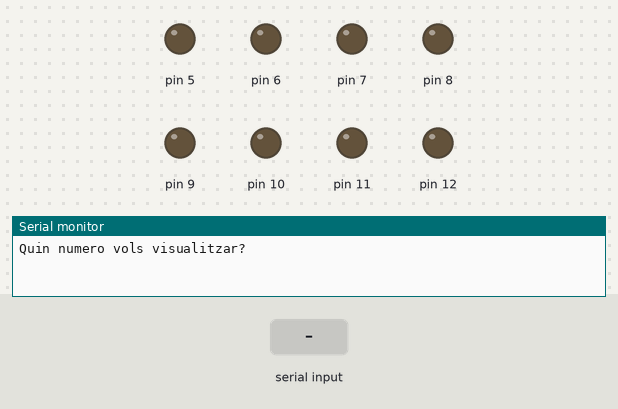
Bench run of a sketch on a simulated Arduino Mega 2560, built with avr-gcc and run on an emulated ATmega2560. On the bench: output pins drawn as LEDs (lit = HIGH), the last lines printed to the serial monitor. The inputs (shaded band) are chosen by the test bench.

Above: at 1.2 s.
1.3 s: "90,45\n" received over Serial
At 2.2 s:
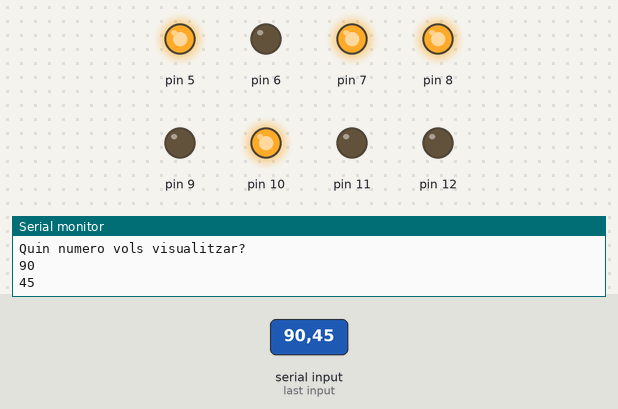
2.8 s: "30,150\n" received over Serial
At 3.4 s:
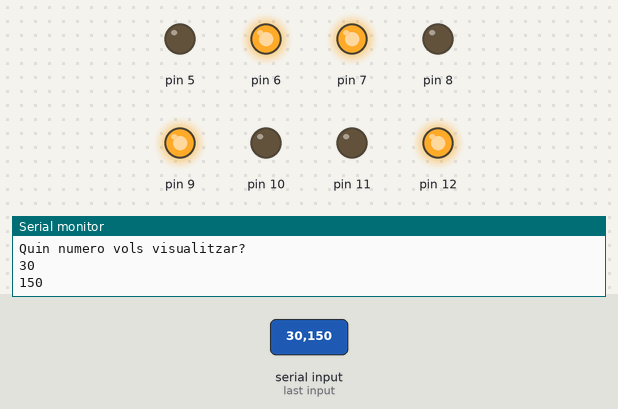
4.3 s: "5\n" received over Serial
At 5.5 s:
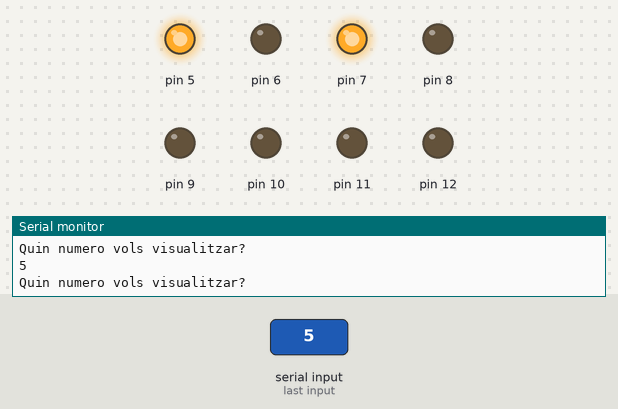
5.8 s: "200\n" received over Serial
At 6.7 s:
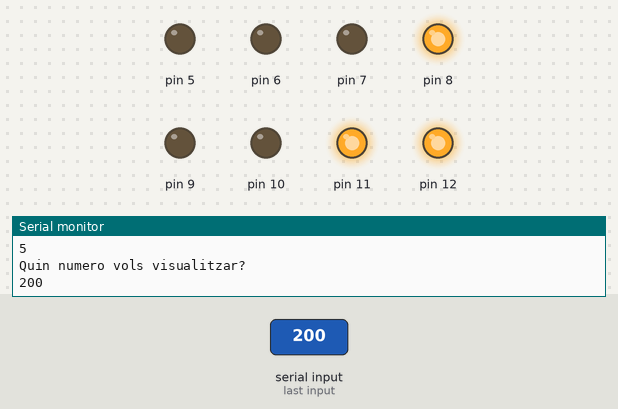
7.3 s: "90\n" received over Serial
At 7.8 s:
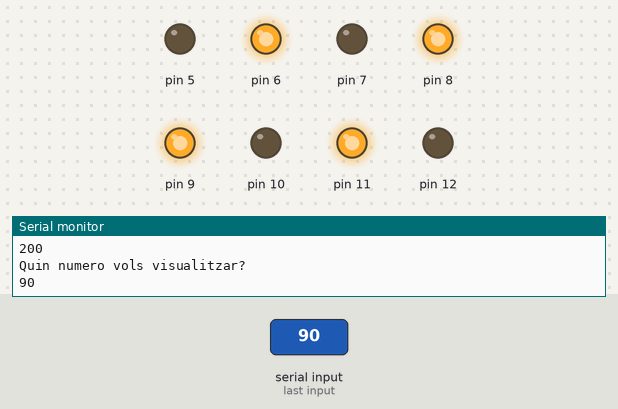
Timing chart, 0 to 9.8 s (numbered marks = the images above; inputs shaded):
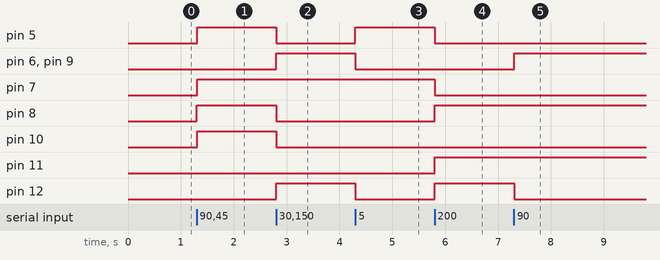

Measured:
- after the input at 1.3 s, pin 5, pin 7, pin 8, pin 10: LOW → HIGH at once
- after the input at 2.8 s, pin 5, pin 8, pin 10: HIGH → LOW at once; pin 6, pin 9, pin 12: LOW → HIGH at once
- after the input at 4.3 s, pin 5: LOW → HIGH at once; pin 6, pin 9, pin 12: HIGH → LOW at once
- after the input at 5.8 s, pin 5, pin 7: HIGH → LOW at once; pin 8, pin 11, pin 12: LOW → HIGH at once
- after the input at 7.3 s, pin 6, pin 9: LOW → HIGH at once; pin 12: HIGH → LOW at once

The sketch:

Sortides_1.7.ino
```cpp
/*************************************************************************
**                                                                      **
**                     Entrades-Sortides digitals                       **
**                                                                      **
*************************************************************************/

//*******  Includes  *****************************************************


//*******  Variables  ****************************************************
int Num;
int Num2;
int pin5 = LOW;
int pin6 = LOW;
int pin7 = LOW;
int pin8 = LOW;
int pin9 = LOW;
int pin10 = LOW;
int pin11 = LOW;
int pin12 = LOW;

//*******  Setup  ********************************************************
void setup(){
  Serial.begin(9600);
  pinMode (5, OUTPUT);
  pinMode (6, OUTPUT);
  pinMode (7, OUTPUT);
  pinMode (8, OUTPUT);
  pinMode (9, OUTPUT);
  pinMode (10, OUTPUT);
  pinMode (11, OUTPUT);
  pinMode (12, OUTPUT);
  pinMode (22, INPUT);
  pinMode (24, INPUT);
  Serial.println("Quin numero vols visualitzar?");

}

//*******  Loop  *********************************************************
void loop(){

 if( Serial.available() > 0){
   Num2= Serial.parseInt();
     if (Num2 > 255){
       Serial.println (" El numero ha de ser entre 1-255");
     }

     else if (Num2 > 0 ){
       Num=Num2;
       Serial.println (Num);
     }

     else {
       Serial.println ("");
       Serial.println("Quin numero vols visualitzar?");
     }
   }

  //Aquesta funció em llegeix el bit del numero, aixi redueixo molt el programa
  pin5= bitRead( Num,0);
  pin6= bitRead( Num,1);
  pin7= bitRead( Num,2);
  pin8= bitRead( Num,3);
  pin9= bitRead( Num,4);
  pin10= bitRead( Num,5);
  pin11= bitRead( Num,6);
  pin12= bitRead( Num,7);

  digitalWrite ( 5, pin5);
  digitalWrite ( 6, pin6);
  digitalWrite ( 7, pin7);
  digitalWrite ( 8, pin8);
  digitalWrite ( 9, pin9);
  digitalWrite ( 10, pin10);
  digitalWrite ( 11, pin11);
  digitalWrite ( 12, pin12);

}
```
